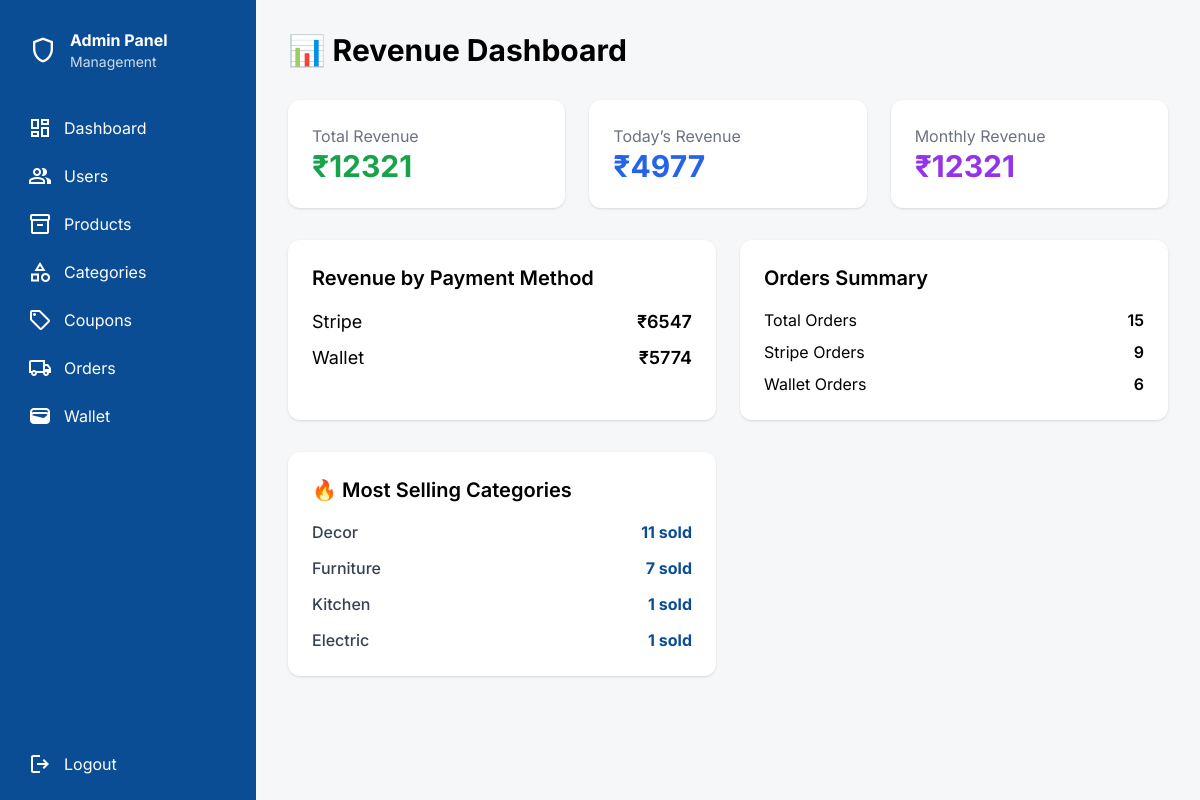
The app's page /users/admin_dashboard (signed in) with its own data.
### products/models.py (models this page shows, shortened)
class CategoryModel(models.Model):
    name=models.CharField(max_length=100,unique=True)
    is_delete=models.BooleanField(default=False)

### users/views.py (the view)
# urls.py: path('admin_dashboard',views.admin_dashboard,name='admin_dashboard'),
@never_cache
@login_required(login_url='admin_login')
def admin_dashboard(req):
    today=timezone.now().date()
    now=timezone.now()
    base_revenue=Order.objects.filter(
         is_paid=True
    ).exclude(status='cancelled')
    total_revenue=base_revenue.aggregate(
         total=Sum('total_amount')
    )['total'] or 0
    stripe_revenue=base_revenue.filter(
         payment_method='stripe'
    ).aggregate(
         total=Sum('total_amount')
    )['total'] or 0
    wallet_revenue=base_revenue.filter(
         payment_method='wallet'
    ).aggregate(
         total=Sum('total_amount')
    )['total'] or 0
    today_revenue=base_revenue.filter(
         created_at__date=today
    ).aggregate(
         total=Sum('total_amount')
    )['total'] or 0
    monthly_revenue=base_revenue.filter(
         created_at__year=now.year,
         created_at__month=now.month
    ).aggregate(
        total=Sum('total_amount')
    )['total'] or 0
    total_orders = base_revenue.count()
    stripe_orders = base_revenue.filter(payment_method='stripe').count()
    wallet_orders = base_revenue.filter(payment_method='wallet').count()
    top_categories = (
    Order_item.objects
    .filter(
        order__is_paid=True
    )
    .exclude(order__status='cancelled')
    .values('product__category__name')
    .annotate(
        total_sold=Coalesce(Sum('quantity'), 0)
    )
    .order_by('-total_sold')[:5]
)
    context = {
        'total_revenue': total_revenue,
        'stripe_revenue': stripe_revenue,
        'wallet_revenue': wallet_revenue,
        'today_revenue': today_revenue,
        'monthly_revenue': monthly_revenue,
        'total_orders': total_orders,
        'stripe_orders': stripe_orders,
        'wallet_orders': wallet_orders,
        'top_categories': top_categories,
    }
    return render(req, 'admin/dashboard.html',context)

### templates/admin/dashboard.html (shortened to what this page needs)
{% load static %}
<!DOCTYPE html>
<html class="light" lang="en">
<head>
<script src="https://cdn.tailwindcss.com?plugins=forms,container-queries"></script>
</head>
<body class="bg-background-light font-display">
<div class="flex min-h-screen">
<aside class="flex w-64 flex-col bg-primary text-white p-4">
  <div class="flex items-center gap-3 p-3 mb-6">
    <span class="material-symbols-outlined text-3xl">shield</span>
    <div>
      <h1 class="font-bold">Admin Panel</h1>
      <p class="text-sm text-white/80">Management</p>
    </div>
  </div>
  <nav class="flex flex-col gap-2 flex-grow">
    <a href="{% url 'admin_dashboard' %}" class="flex items-center gap-3 px-3 py-2 rounded-lg hover:bg-white/10">
      <span class="material-symbols-outlined">dashboard</span> Dashboard
    </a>
    <a href="{% url 'admin_user' %}" class="flex items-center gap-3 px-3 py-2 rounded-lg hover:bg-white/10">
      <span class="material-symbols-outlined">group</span> Users
    </a>
    <a href="{% url 'admin_product_list' %}" class="flex items-center gap-3 px-3 py-2 rounded-lg hover:bg-white/10">
      <span class="material-symbols-outlined">inventory_2</span> Products
    </a>
    <a href="{% url 'admin_category_list' %}" class="flex items-center gap-3 px-3 py-2 rounded-lg hover:bg-white/10">
      <span class="material-symbols-outlined">category</span> Categories
    </a>
    <a href="{% url 'admin_coupon_list' %}" class="flex items-center gap-3 px-3 py-2 rounded-lg hover:bg-white/10">
      <span class="material-symbols-outlined">sell</span> Coupons
    </a>
  <a href="{% url 'admin_order_list' %}" class="flex items-center gap-3 px-3 py-2 rounded-lg hover:bg-white/10">
        <span class="material-symbols-outlined">local_shipping</span> Orders
      </a>
    <a href="{% url 'admin_wallet' %}" class="flex items-center gap-3 px-3 py-2 rounded-lg hover:bg-white/10">
        <span class="material-symbols-outlined">wallet</span> Wallet
      </a>
  </nav>
  <a href="{% url 'admin_logout' %}"
     class="flex items-center gap-3 px-3 py-2 rounded-lg  hover:bg-primary/90">
    <span class="material-symbols-outlined">logout</span>
    Logout
  </a>
</aside>
<main class="flex-1 p-8 overflow-y-auto">
  {% block content %}
  <h1 class="text-3xl font-bold mb-8">📊 Revenue Dashboard</h1>
<div class="grid grid-cols-1 md:grid-cols-3 gap-6 mb-8">
    <div class="bg-white p-6 rounded-xl shadow">
        <p class="text-gray-500">Total Revenue</p>
        <p class="text-3xl font-bold text-green-600">₹{{ total_revenue }}</p>
    </div>
    <div class="bg-white p-6 rounded-xl shadow">
        <p class="text-gray-500">Today’s Revenue</p>
        <p class="text-3xl font-bold text-blue-600">₹{{ today_revenue }}</p>
    </div>
    <div class="bg-white p-6 rounded-xl shadow">
        <p class="text-gray-500">Monthly Revenue</p>
        <p class="text-3xl font-bold text-purple-600">₹{{ monthly_revenue }}</p>
    </div>
</div>
<div class="grid grid-cols-1 md:grid-cols-2 gap-6 mb-8">
    <div class="bg-white p-6 rounded-xl shadow">
        <h2 class="text-xl font-semibold mb-4">Revenue by Payment Method</h2>
        <div class="flex justify-between text-lg">
            <span>Stripe</span>
            <span class="font-semibold">₹{{ stripe_revenue }}</span>
        </div>
        <div class="flex justify-between text-lg mt-2">
            <span>Wallet</span>
            <span class="font-semibold">₹{{ wallet_revenue }}</span>
        </div>
    </div>
    <div class="bg-white p-6 rounded-xl shadow">
        <h2 class="text-xl font-semibold mb-4">Orders Summary</h2>
        <div class="flex justify-between">
            <span>Total Orders</span>
            <span class="font-semibold">{{ total_orders }}</span>
        </div>
        <div class="flex justify-between mt-2">
            <span>Stripe Orders</span>
            <span class="font-semibold">{{ stripe_orders }}</span>
        </div>
        <div class="flex justify-between mt-2">
            <span>Wallet Orders</span>
            <span class="font-semibold">{{ wallet_orders }}</span>
        </div>
    </div>
</div>
<div class="grid grid-cols-1 md:grid-cols-2 gap-6 mb-8">
  <div class="bg-white p-6 rounded-xl shadow">
    <h2 class="text-xl font-semibold mb-4">🔥 Most Selling Categories</h2>
    {% if top_categories %}
      <ul class="space-y-3">
        {% for cat in top_categories %}
          <li class="flex justify-between items-center">
            <span class="font-medium text-gray-700">
              {{ cat.product__category__name }}
            </span>
            <span class="font-bold text-primary">
              {{ cat.total_sold }} sold
            </span>
          </li>
        {% endfor %}
      </ul>
    {% else %}
      <p class="text-sm text-gray-500">No sales data available</p>
    {% endif %}
  </div>
</div>
  {% endblock %}
</main>
</div>
</body>
</html>

### records on screen
CategoryModel: product__category__name "Decor", total_sold "11"
CategoryModel: product__category__name "Furniture", total_sold "7"
CategoryModel: product__category__name "Kitchen", total_sold "1"
CategoryModel: product__category__name "Electric", total_sold "1"

### other values on screen
{{ total_revenue }} "12321"
{{ today_revenue }} "4977"
{{ monthly_revenue }} "12321"
{{ stripe_revenue }} "6547"
{{ wallet_revenue }} "5774"
{{ total_orders }} "15"
{{ stripe_orders }} "9"
{{ wallet_orders }} "6"
